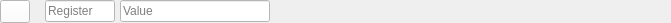
<?xml version="1.0" encoding="UTF-8"?>
<ui version="4.0">
 <class>RegInputRow</class>
 <widget class="QWidget" name="RegInputRow">
  <property name="geometry">
   <rect>
    <x>0</x>
    <y>0</y>
    <width>671</width>
    <height>23</height>
   </rect>
  </property>
  <property name="sizePolicy">
   <sizepolicy hsizetype="Preferred" vsizetype="Preferred">
    <horstretch>0</horstretch>
    <verstretch>0</verstretch>
   </sizepolicy>
  </property>
  <property name="minimumSize">
   <size>
    <width>0</width>
    <height>23</height>
   </size>
  </property>
  <property name="maximumSize">
   <size>
    <width>700</width>
    <height>23</height>
   </size>
  </property>
  <property name="baseSize">
   <size>
    <width>0</width>
    <height>23</height>
   </size>
  </property>
  <layout class="QHBoxLayout" name="horizontalLayout">
   <property name="spacing">
    <number>5</number>
   </property>
   <property name="leftMargin">
    <number>0</number>
   </property>
   <property name="topMargin">
    <number>0</number>
   </property>
   <property name="rightMargin">
    <number>0</number>
   </property>
   <property name="bottomMargin">
    <number>0</number>
   </property>
   <item>
    <widget class="QPushButton" name="DeleteButton">
     <property name="sizePolicy">
      <sizepolicy hsizetype="Minimum" vsizetype="Fixed">
       <horstretch>0</horstretch>
       <verstretch>0</verstretch>
      </sizepolicy>
     </property>
     <property name="minimumSize">
      <size>
       <width>0</width>
       <height>23</height>
      </size>
     </property>
     <property name="maximumSize">
      <size>
       <width>30</width>
       <height>23</height>
      </size>
     </property>
     <property name="font">
      <font>
       <family>Sans Serif</family>
       <pointsize>18</pointsize>
       <weight>50</weight>
       <italic>false</italic>
       <bold>false</bold>
       <strikeout>true</strikeout>
      </font>
     </property>
     <property name="styleSheet">
      <string notr="true">border-color: rgb(0, 0, 0);
background-color: rgb(255, 255, 255);
font: 18pt &quot;Sans Serif&quot;;
text-decoration: line-through;
text-decoration: line-through;
color: rgb(255, 0, 4);</string>
     </property>
     <property name="text">
      <string/>
     </property>
     <property name="icon">
      <iconset>
       <normaloff>Icons/remove.png</normaloff>Icons/remove.png</iconset>
     </property>
    </widget>
   </item>
   <item>
    <spacer name="horizontalSpacer">
     <property name="orientation">
      <enum>Qt::Horizontal</enum>
     </property>
     <property name="sizeType">
      <enum>QSizePolicy::Fixed</enum>
     </property>
     <property name="sizeHint" stdset="0">
      <size>
       <width>10</width>
       <height>1</height>
      </size>
     </property>
    </spacer>
   </item>
   <item>
    <widget class="QLineEdit" name="reg">
     <property name="maximumSize">
      <size>
       <width>70</width>
       <height>16777215</height>
      </size>
     </property>
     <property name="styleSheet">
      <string notr="true">background-color: rgb(255, 255, 255);</string>
     </property>
     <property name="placeholderText">
      <string>Register</string>
     </property>
    </widget>
   </item>
   <item>
    <widget class="QLineEdit" name="value">
     <property name="maximumSize">
      <size>
       <width>150</width>
       <height>16777215</height>
      </size>
     </property>
     <property name="styleSheet">
      <string notr="true">background-color: rgb(255, 255, 255);</string>
     </property>
     <property name="placeholderText">
      <string>Value</string>
     </property>
    </widget>
   </item>
   <item>
    <spacer name="horizontalSpacer_2">
     <property name="orientation">
      <enum>Qt::Horizontal</enum>
     </property>
     <property name="sizeHint" stdset="0">
      <size>
       <width>40</width>
       <height>20</height>
      </size>
     </property>
    </spacer>
   </item>
  </layout>
 </widget>
 <resources/>
 <connections/>
</ui>
